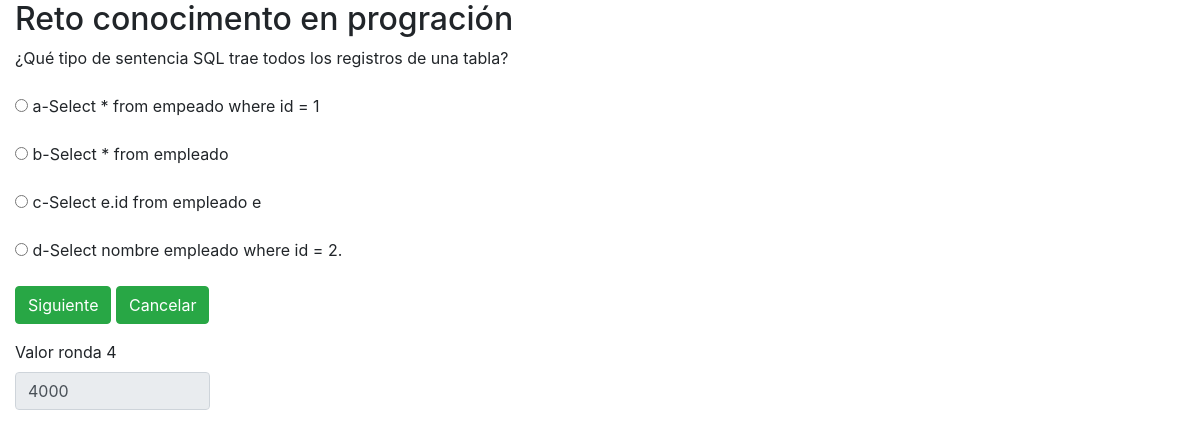
Screenshot of /view/frmRonda4.php with the database file from the repository.
### tables this page shows
CREATE TABLE `pregunta` (
  `id` int(11) NOT NULL,
  `categoria` int(11) NOT NULL,
  `descripcion` varchar(2000) NOT NULL,
  `solucion` varchar(10) DEFAULT NULL
);

CREATE TABLE `opcion` (
  `id` int(10) NOT NULL,
  `idPregunta` int(11) NOT NULL,
  `idCategoria` int(11) NOT NULL,
  `op1` varchar(2000) DEFAULT NULL,
  `op2` varchar(2000) DEFAULT NULL,
  `op3` varchar(2000) DEFAULT NULL,
  `op4` varchar(2000) DEFAULT NULL
);

### db/conectar.php (called while the page is built, shortened)
<?php
    class Conectar {
        private $host;
        private $db;
        private $user;
        private $password;
        private $charset;
        public function __construct(){
            $this->host = SERVIDOR;
            $this->db = NAMEDB;
            $this->user = USER;
            $this->password = PASSWORD;
            $this->charset = CHARSET;
        }
        function connect(){
            try {
                $conexion="mysql:host=".$this->host.";dbname=".$this->db.";charset"
            .$this->charset;
                $options = [
                    PDO::ATTR_ERRMODE => PDO::ERRMODE_EXCEPTION,
                    PDO::ATTR_EMULATE_PREPARES => false,
                    PDO::ATTR_PERSISTENT => true
                ];
                $pdo = new PDO($conexion, $this->user, $this->password, $options);
                return $pdo;
            } catch(PDOExcepcion $e) {
    ?>
                <script>alert('Hay Problemas para realizar la conexión')</script>
    <?php
            }
        }
    }
?>

### view/frmRonda4.php (the view, shortened to what this page needs)
<!DOCTYPE html>
<html lang="en">
    <head>
        <link rel="stylesheet" href="https://stackpath.bootstrapcdn.com/bootstrap/4.1.3/css/bootstrap.min.css">
    </head>
    <body>
        <?php
        require('../db/conectar.php');
        $conexionDB = new conectar();
        $valor = 4000;
        $rand =rand(1,5);
        $ronda = 4;
            $sql1 = "SELECT descripcion, solucion from pregunta WHERE id = '$rand' AND categoria = '$ronda';";
            $sql1 = $conexionDB->connect()->prepare($sql1);
            $sql1->execute();
            $results1 = $sql1->fetchAll(PDO::FETCH_ASSOC);
            $sql = "SELECT op1,op2,op3,op4 FROM opcion
            WHERE idPregunta ='$rand' AND idCategoria = '$ronda';
            ";
            $sql = $conexionDB->connect()->prepare($sql);
            $sql->execute();
            $results = $sql->fetchAll(PDO::FETCH_ASSOC);
                $valor =isset($_GET['valor']) + $valor;
        ?>
<div class="container-fluid">
    <div class="row" id="map_section">
        <div class="col-12">
        <h2>Reto conocimento en progración</h2>
            <form action="../controller/ctrRonda.php" method="post">
                <div class="form-group ">
                    <label><?php echo $results1[0]['descripcion']; ?></label>
                </div>
                <div class="form-group ">
                    <input type="radio" id="a" name="op" value="a" >
                    <label for="b"><?php echo $results[0]['op1']; ?></label>
                </div>
                <div class="form-group ">
                    <input type="radio" id="a" name="op" value="b" >
                    <label for="b"><?php echo $results[0]['op2']; ?></label>
                </div>
                <div class="form-group ">
                    <input type="radio" id="a" name="op" value="c" >
                    <label for="c"><?php echo $results[0]['op3']; ?></label>
                </div>
                <div class="form-group ">
                    <input type="radio" id="a" name="op" value="d" >
                    <label for="d"><?php echo $results[0]['op4']; ?></label>
                </div>
                <div class="form-group row-md-2">
                    <button class="btn btn-success" name="btnSiguiente">Siguiente</button>
                    <button class="btn btn-success" name="btnCancelar">Cancelar</button>
                </div>
                <label>Valor ronda <?php echo $ronda;?></label>
                <input class="form-control col-2" type="text" name="valor" value='<?php echo $valor?>' readonly>
            </form>
        </div>
    </div>
</div>
    </body>
</html>

### rows the page displays
pregunta: descripcion "¿Qué tipo de sentencia SQL trae todos los registros de una tabla?"
opcion: op1 "a-Select * from empeado where id = 1", op2 "b-Select * from empleado", op3 "c-Select e.id from empleado e", op4 "d-Select nombre empleado where id = 2."

### other values shown
$ronda "4"
